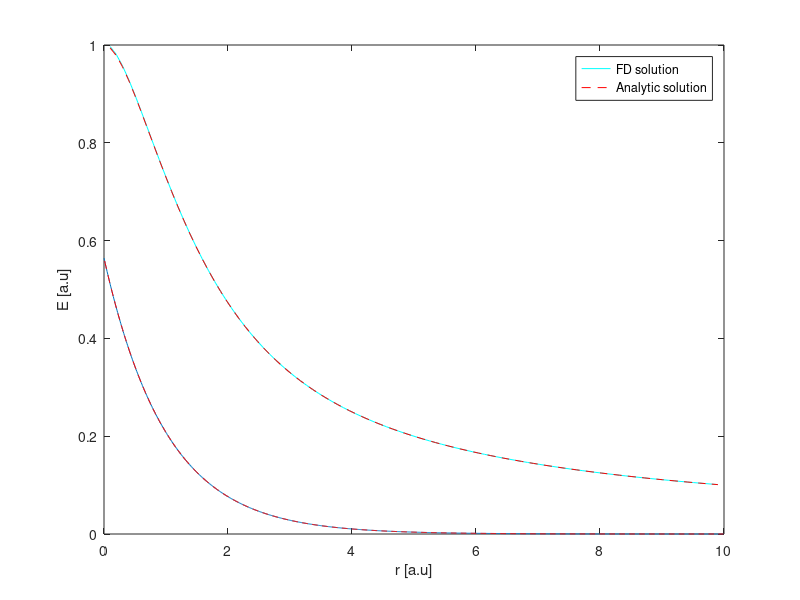

Reproduce this figure in MATLAB. (Note: this script raises an error after producing the figure.)
%% Task 1
close all, clc

% r
r_min = 0;
r_max = 10;
N = 100;
r = linspace(r_min,r_max,N+2);
r = r(2:end-1)';
h = r(2) - r(1);
Z=1;
n=@(r) 1/(4*pi)*Z^3*4*exp(-2*Z*r);
UN = 1;

% A
A = zeros(N,N);
for i = 2:N-1
   A(i,i) = -2/h^2;
   A(i,i-1) = 1/h^2;
   A(i,i+1) = 1/h^2;   
end
A(1,1) = -2/h^2;
A(N,N) = -2/h^2;
A(N,N-1) = 1/h^2;
A(1,2) = 1/h^2;

% b
b = zeros(N,1);
for i = 1:N
   b(i) = -4*pi*r(i)*n(r(i));
end
b(N) = b(N) - UN/h^2;

U = A\b;
plot(r,U./r,'cyan')
hold on
V_H = 1./r - (1+1./r).*exp(-2*r);
plot(r,V_H,'--r')
xlabel('r [a.u]')
ylabel('E [a.u]')
legend('FD solution', 'Hartree potential')

%% Task 2
% r
close all,clc
r_min = 0;
r_max = 10;
Z = 1;
N =1000;
r = linspace(r_min,r_max,N+2);
r = r(2:end-1)';
h = r(2) - r(1);

% A
A = zeros(N,N);
for i = 2:N-1
   A(i,i) = 1/h^2 - 1/r(i);
   A(i,i-1) = -1/(2*h^2);
   A(i,i+1) = -1/(2*h^2);   
end
A(1,1) = 1/h^2 - 1/r(1);
A(N,N) = 1/h^2 - 1/r(N);
A(N,N-1) = -1/(2*h^2);
A(1,2) = -1/(2*h^2);

% epsilon
[F,lambda] = eig(A);
epsilon = lambda(1,1)
f = -F(:,1)/sqrt(trapz(r,F(:,1).^2));
R_0 = Z*2*h*f(1)/r(1)+f(2)/r(2);
R_0 = f(1)/r(1)*1/(1-Z*h);

plot([0;r],[R_0/sqrt(4*pi);f./(sqrt(4*pi)*r)])
hold on
f_anal = 1/sqrt(pi)*exp(-r);
plot(r,f_anal,'--r')
xlabel('r [a.u]')
ylabel('E [a.u]')
legend('FD solution', 'Analytic solution')

%% Task 3
clc, close all
% r
r_min = 0;
r_max = 10;
N = 1000;
r = linspace(r_min,r_max,N+2);
r = r(2:end-1)';
Z = 2;
tol = 1e-6;
% Initial wave-function
phi = 1/sqrt(4*pi)*Z^(3/2)*2*r.*exp(-Z*r);
%phi = phi/sqrt(trapz(r,phi.^2));
E1 = 0;
E2 = 3;

i = 0
while abs(E2-E1) > tol
    E1 = E2;
    VH = calc_pot(phi,r);
    
    A = hamiltonian(VH,r);    
    
    [F,lambda] = eig(A);
    
    f = F(:,1);
    phi = f./(sqrt(4*pi)*r);
    phi = phi / sqrt(trapz(r,4*pi*r.^2.*phi.^2));
    E2 = 2*lambda(1,1) - trapz(r,4*pi*r.^2.*VH.*abs(phi).^2);
    
   abs(E2-E1)
   i = i+1;
end
i
E = E2

clf,
n = abs(phi).^2;
rho = 4*pi*r.^2.*n;
plot(r,rho/trapz(r,rho),'b.')
hold on
Z = 2;
rho_cf = 4*r.^2*Z^3.*exp(-2*Z*r);
plot(r,rho_cf,'black')
Z = 27/16;
rho_cf = 4*r.^2*Z^3.*exp(-2*Z*r);
plot(r,rho_cf,'red')
xlim([0 5])
